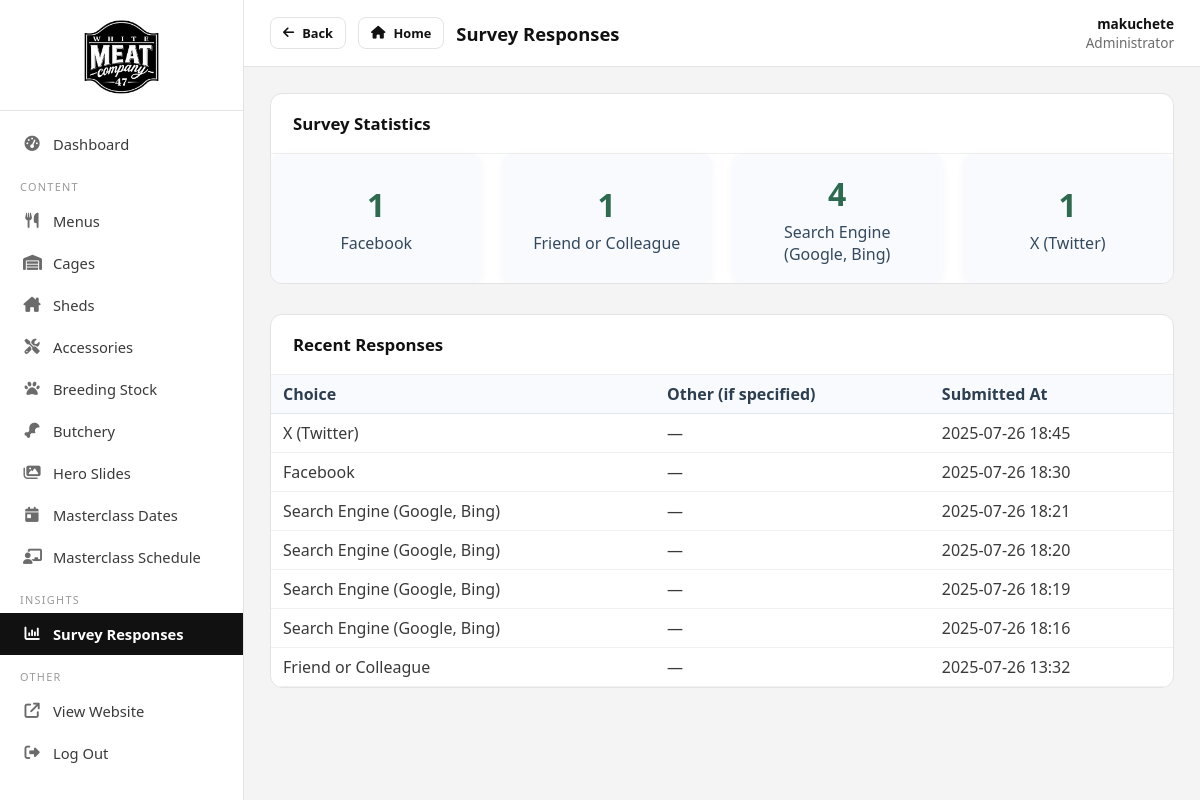
Screenshot of /dashboard/responses/ (signed in) with the database file from the repository.
### frontend/models.py (models this page shows, shortened)
class HowDidYouHearAboutUs(models.Model):
    CHOICES = [
        ('search_engine', 'Search Engine (Google, Bing)'),
        ('facebook', 'Facebook'),
        ('twitter', 'X (Twitter)'),
        ('friend', 'Friend or Colleague'),
        ('radio', 'Radio'),
        ('blog', 'Blog/Article'),
        ('ad', 'Online Advertisement'),
        ('other', 'Other'),
    ]
    choice = models.CharField(max_length=32, choices=CHOICES)
    other_text = models.CharField(max_length=255, blank=True)
    submitted_at = models.DateTimeField(auto_now_add=True)

### frontend/views.py (the view)
# urls.py: path('dashboard/responses/', views.how_hear_responses, name='how_hear_responses'),
@login_required
def how_hear_responses(request):
    stats = (
        HowDidYouHearAboutUs.objects.values('choice')
        .order_by('choice')
        .annotate(count=Count('id'))
    )
    responses = HowDidYouHearAboutUs.objects.order_by('-submitted_at')[:50]
    CHOICE_LABELS = dict(HowDidYouHearAboutUs.CHOICES)
    for stat in stats:
        stat['label'] = CHOICE_LABELS.get(stat['choice'], stat['choice'])
    return render(request, 'admin/how_hear_responses.html', {
        'stats': stats,
        'responses': responses,
    })

### frontend/context_processors.py (called while the page is built)
def admin_nav(request):
    if not request.path.startswith("/dashboard/"):
        return {}
    try:
        from .dashboard import _nav_sections
        return {"sections": _nav_sections()}
    except Exception:
        return {"sections": []}

def site_settings(request):
    try:
        settings_obj = SiteSettings.load()
    except Exception:
        settings_obj = SiteSettings()
    return {"site": settings_obj}

### frontend/dashboard.py (called while the page is built)
def _nav_sections():
    return [(slug, SECTIONS[slug]["label"], SECTIONS[slug]["icon"])
            for slug in SECTION_ORDER]

### frontend/models.py (called while the page is built)
    @classmethod
    def load(cls):
        obj, _ = cls.objects.get_or_create(pk=1)
        return obj

### templates/admin/how_hear_responses.html (shortened to what this page needs)
{% extends 'admin/base.html' %}
{% block page_title %}Survey Responses{% endblock %}
{% block content %}
<div class="card" style="margin-bottom: 30px;">
    <div class="card-header">
        <h2 class="card-title">Survey Statistics</h2>
    </div>
    <div class="survey-stats">
        {% for stat in stats %}
        <div class="survey-stat-card">
            <div class="count">{{ stat.count }}</div>
            <div class="label">{{ stat.label }}</div>
        </div>
        {% empty %}
        <div style="color:#888;">No responses yet.</div>
        {% endfor %}
    </div>
</div>
<div class="card">
    <div class="card-header">
        <h2 class="card-title">Recent Responses</h2>
    </div>
    {% if responses %}
    <div style="overflow-x:auto;">
        <table style="width:100%; border-collapse:collapse;">
            <thead>
                <tr style="background:#f8fafd; color:#2c3e50;">
                    <th style="padding:8px 12px; border-bottom:1.5px solid #e0e6ed; text-align:left;">Choice</th>
                    <th style="padding:8px 12px; border-bottom:1.5px solid #e0e6ed; text-align:left;">Other (if specified)</th>
                    <th style="padding:8px 12px; border-bottom:1.5px solid #e0e6ed; text-align:left;">Submitted At</th>
                </tr>
            </thead>
            <tbody>
                {% for entry in responses %}
                <tr style="border-bottom:1px solid #f0f0f0;">
                    <td style="padding:8px 12px;">{{ entry.get_choice_display }}</td>
                    <td style="padding:8px 12px;">{{ entry.other_text|default:'—' }}</td>
                    <td style="padding:8px 12px;">{{ entry.submitted_at|date:'Y-m-d H:i' }}</td>
                </tr>
                {% endfor %}
            </tbody>
        </table>
    </div>
    {% else %}
    <div style="padding:20px; color:#888; text-align:center;">No survey responses yet.</div>
    {% endif %}
</div>
{% endblock %}

### templates/admin/base.html (shortened to what this page needs)
<!DOCTYPE html>
{% load static %}
<html lang="en">
<head>
    <link rel="stylesheet" href="https://cdnjs.cloudflare.com/ajax/libs/font-awesome/6.4.0/css/all.min.css" />
</head>
<body>
<div class="admin-shell">
    <aside class="admin-sidebar" id="adminSidebar">
        <div class="admin-sidebar__brand">
            <img src="{% static 'images/logo.png' %}" alt="The White Meat Company">
        </div>
        <nav class="admin-sidebar__nav">
            {% url 'admin_dashboard' as u_dash %}
            <a href="{{ u_dash }}" class="{% if request.path == u_dash %}is-active{% endif %}"><i class="fas fa-gauge-high"></i> Dashboard</a>
            <div class="admin-sidebar__sep">Content</div>
            {% url 'branch_selection' as u_menus %}
            <a href="{{ u_menus }}" class="{% if '/menu' in request.path or request.path == u_menus %}is-active{% endif %}"><i class="fas fa-utensils"></i> Menus</a>
            {% for slug, label, icon in sections %}
            <a href="{% url 'content_list' section=slug %}"
               class="{% if section == slug %}is-active{% endif %}"><i class="fas {{ icon }}"></i> {{ label }}</a>
            {% endfor %}
            {% url 'edit_masterclass_schedule' as u_mc %}
            <a href="{{ u_mc }}" class="{% if request.path == u_mc %}is-active{% endif %}"><i class="fas fa-chalkboard-user"></i> Masterclass Schedule</a>
            <div class="admin-sidebar__sep">Insights</div>
            {% url 'how_hear_responses' as u_resp %}
            <a href="{{ u_resp }}" class="{% if request.path == u_resp %}is-active{% endif %}"><i class="fas fa-chart-column"></i> Survey Responses</a>
            <div class="admin-sidebar__sep">Other</div>
            <a href="{% url 'index' %}" target="_blank"><i class="fas fa-arrow-up-right-from-square"></i> View Website</a>
            <a href="{% url 'admin_logout' %}"><i class="fas fa-right-from-bracket"></i> Log Out</a>
        </nav>
    </aside>
    <div class="admin-main">
        <header class="admin-topbar">
            <div style="display:flex;align-items:center;gap:12px;min-width:0;">
                {% if request.path != u_dash %}
                <button type="button" class="btn btn--ghost btn--sm admin-navbtn" onclick="history.back()" title="Go back">
                    <i class="fas fa-arrow-left"></i><span class="admin-navbtn__label"> Back</span>
                </button>
                <a href="{{ u_dash }}" class="btn btn--ghost btn--sm admin-navbtn" title="Dashboard home">
                    <i class="fas fa-house"></i><span class="admin-navbtn__label"> Home</span>
                </a>
                {% endif %}
                <h1>{% block header_title %}{% block content_title %}{% block page_title %}Dashboard{% endblock %}{% endblock %}{% endblock %}</h1>
            </div>
            <div class="admin-topbar__user">
                <strong>{{ user.first_name|default:user.username }}</strong>
                Administrator
            </div>
        </header>
        <div class="admin-container">
            {% block content %}{% endblock %}
        </div>
    </div>
</div>
</body>
</html>

### templates/admin/base.html (style rules this page uses)
:root { --ink: #111111; --ink-soft: #3a3a3a; --muted: #6b6b6b; --line: #e3e3e3; --line-soft: #eeeeee; --bg: #f4f4f4; --hover: #f0f0f0; --sidebar-w: 244px; }
* { box-sizing: border-box; }
body { font-family: 'Segoe UI', Tahoma, Geneva, Verdana, sans-serif; background: var(--bg); margin: 0; color: var(--ink-soft); }
a { color: var(--ink); }
.admin-shell { display: flex; min-height: 100vh; }
.admin-sidebar { width: var(--sidebar-w); flex-shrink: 0; background: #ffffff; border-right: 1px solid var(--line); color: var(--ink-soft); display: flex; flex-direction: column; position: fixed; top: 0; bottom: 0; left: 0; z-index: 200; transition: transform .25s ease; }
.admin-sidebar__brand { display: flex; align-items: center; justify-content: center; padding: 20px 20px 16px; border-bottom: 1px solid var(--line); }
.admin-sidebar__brand img { height: 74px; width: auto; display: block; }
.admin-sidebar__nav { flex: 1; overflow-y: auto; padding: 12px 0 20px; }
.admin-sidebar__nav a { display: flex; align-items: center; gap: 12px; padding: 11px 20px; color: var(--ink-soft); text-decoration: none; font-size: .92rem; border-left: 3px solid transparent; transition: background .12s, color .12s, border-color .12s; }
.admin-sidebar__nav a i { width: 18px; text-align: center; font-size: .95rem; color: var(--muted); }
.admin-sidebar__nav a.is-active { background: var(--ink); color: #fff; border-left-color: var(--ink); font-weight: 600; }
.admin-sidebar__nav a.is-active i { color: #fff; }
.admin-sidebar__sep { margin: 14px 20px 6px; font-size: .68rem; letter-spacing: .12em; text-transform: uppercase; color: #9a9a9a; }
.admin-main { flex: 1; margin-left: var(--sidebar-w); min-width: 0; }
.admin-topbar { background: #fff; border-bottom: 1px solid var(--line); padding: 14px 26px; display: flex; align-items: center; justify-content: space-between; gap: 16px; position: sticky; top: 0; z-index: 100; }
.admin-topbar h1 { margin: 0; font-size: 1.15rem; font-weight: 700; color: var(--ink); white-space: nowrap; overflow: hidden; text-overflow: ellipsis; }
.admin-navbtn { flex-shrink: 0; }
.admin-topbar__user { font-size: .85rem; color: var(--muted); text-align: right; flex-shrink: 0; }
.admin-topbar__user strong { display: block; color: var(--ink); }
.admin-container { max-width: 1100px; margin: 0 auto; padding: 26px; }
.card { background: #fff; border: 1px solid var(--line); border-radius: 12px; overflow: hidden; }
.card + .card { margin-top: 20px; }
.card-header { padding: 18px 22px; border-bottom: 1px solid var(--line-soft); display: flex; align-items: center; justify-content: space-between; gap: 12px; flex-wrap: wrap; }
.card-title, .card-header h2, .card-header h3 { margin: 0; font-size: 1.05rem; color: var(--ink); }
.btn { display: inline-flex; align-items: center; gap: 8px; padding: 10px 18px; background: var(--ink); color: #fff; text-decoration: none; border-radius: 8px; border: 1px solid var(--ink); cursor: pointer; font-size: .88rem; font-weight: 600; font-family: inherit; transition: background .15s, color .15s, transform .1s; }
.btn--ghost { background: #fff; color: var(--ink); border-color: var(--line); }
.btn--sm { padding: 6px 12px; font-size: .8rem; }

### templates/admin/how_hear_responses.html (style rules this page uses)
.survey-stats { display: flex; gap: 20px; flex-wrap: wrap; justify-content: center; }
.survey-stat-card { background: #f8fafd; border-radius: 10px; padding: 18px 24px; min-width: 180px; max-width: 220px; flex: 1 1 180px; text-align: center; box-shadow: 0 2px 8px rgba(44,62,80,0.04); display: flex; flex-direction: column; justify-content: center; align-items: center; }
.survey-stat-card .count { font-size: 2rem; font-weight: 700; color: #2d6a4f; }
.survey-stat-card .label { font-size: 1rem; color: #34495e; margin-top: 6px; }

### rows the page displays
HowDidYouHearAboutUs: choice "X (Twitter)", other_text "—", submitted_at "2025-07-26 18:45"
HowDidYouHearAboutUs: choice "Facebook", other_text "—", submitted_at "2025-07-26 18:30"
HowDidYouHearAboutUs: choice "Search Engine (Google, Bing)", other_text "—", submitted_at "2025-07-26 18:21"
HowDidYouHearAboutUs: choice "Search Engine (Google, Bing)", other_text "—", submitted_at "2025-07-26 18:20"
HowDidYouHearAboutUs: choice "Search Engine (Google, Bing)", other_text "—", submitted_at "2025-07-26 18:19"
HowDidYouHearAboutUs: choice "Search Engine (Google, Bing)", other_text "—", submitted_at "2025-07-26 18:16"
HowDidYouHearAboutUs: choice "Friend or Colleague", other_text "—", submitted_at "2025-07-26 13:32"

### other values shown
{{ label }} "Cages" "Sheds" "Accessories" "Breeding Stock" "Butchery" "Hero Slides" "Masterclass Dates"
{{ user.first_name|default:user.username }} "makuchete"
{{ stat.count }} "1" "1" "4" "1"
{{ stat.label }} "Facebook" "Friend or Colleague" "Search Engine (Google, Bing)" "X (Twitter)"
